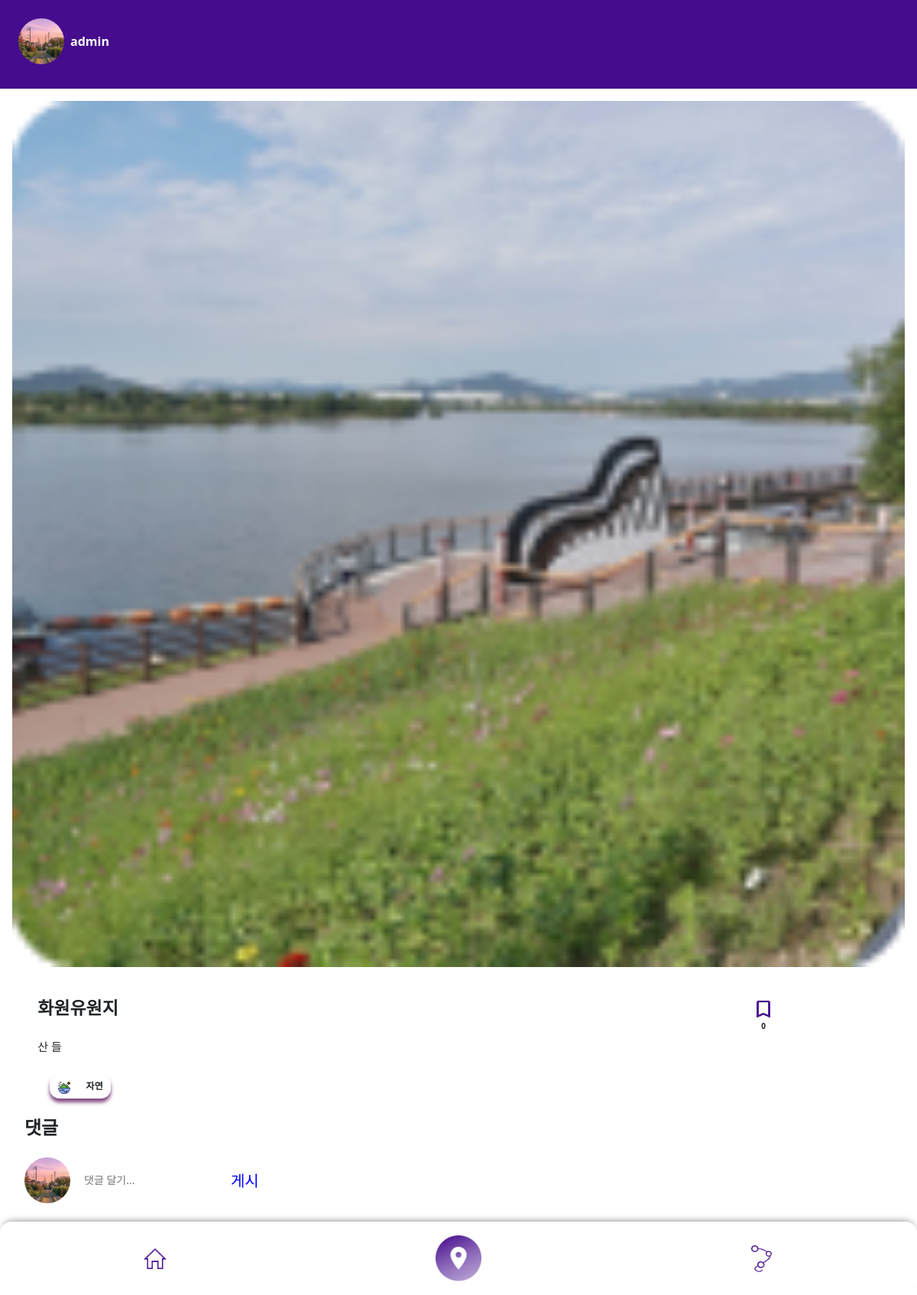
/detail/2 (signed in), run on an earlier commit of the app's database.
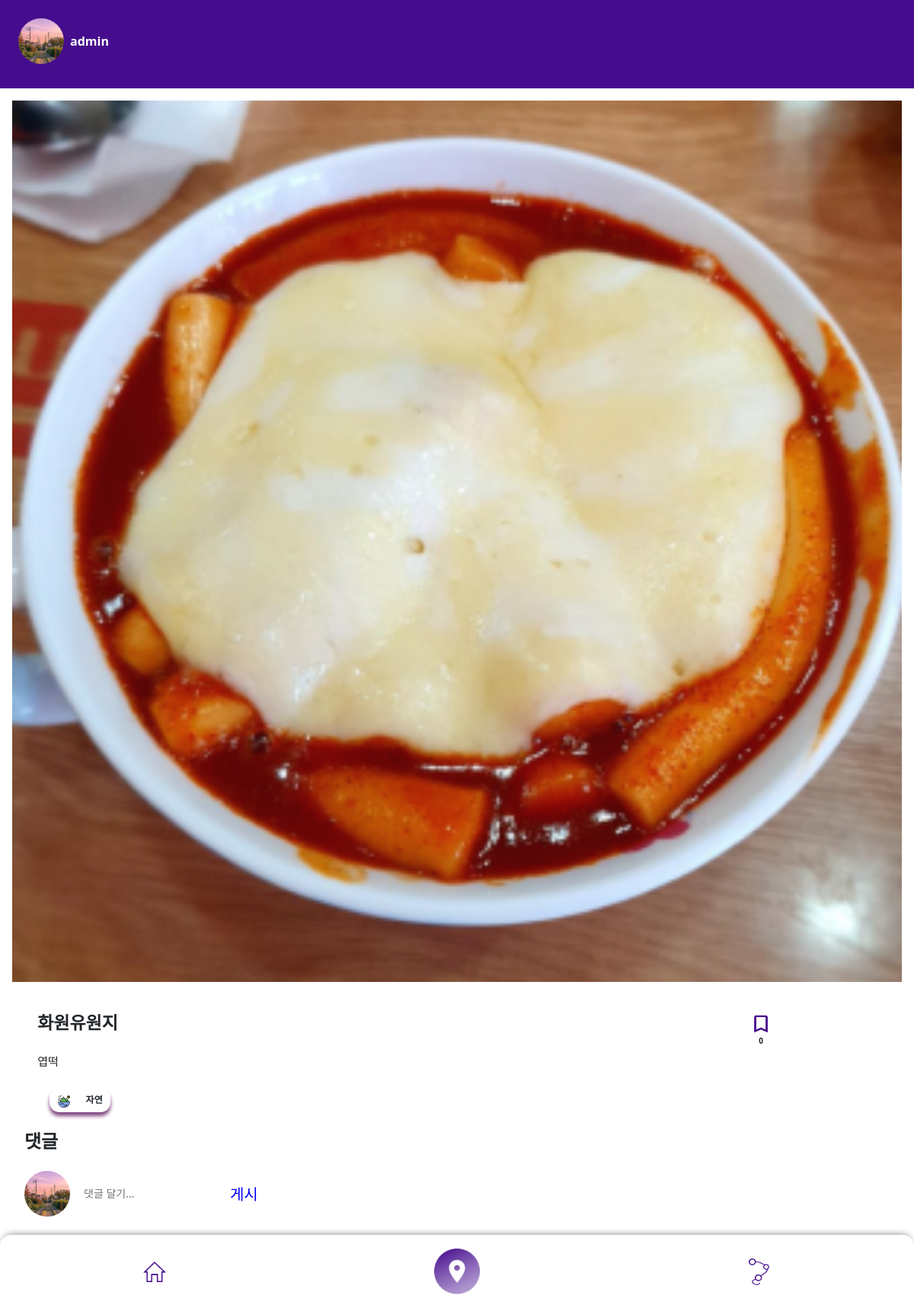
And on a later commit of the database.
### main/models.py (models this page shows, shortened)
class Place(models.Model):
    author=models.ForeignKey(User, on_delete=models.CASCADE, null=True)
    name=models.CharField(max_length=50)
    img=models.ImageField(null=True, blank=True)
    scrap_cnt=models.IntegerField(default=0)
    address=models.CharField(max_length=100)
    description=models.TextField(null=True, blank=True)
    category=models.CharField(max_length=20,null=True)
    hashtag=models.ForeignKey(HashRecommend, on_delete=models.CASCADE, null=True, blank=True)
    lat=models.FloatField()
    lng=models.FloatField()
    course=models.ForeignKey(Course, on_delete=models.CASCADE, null=True, blank=True, related_name="place")
    scrapper=models.ManyToManyField(User, blank=True, related_name="placescrap")

### account/models.py (models this page shows)
class User(AbstractUser):
    profile_img=models.ImageField()

### main/views.py (the view)
# urls.py: path('detail/<int:place_id>', views.detail, name="detail"),
def detail(request, place_id):
    place = Place.objects.get(pk=place_id)
    if request.method == 'POST':
        comment = request.POST['text']
        if (comment is not None) and (comment != ""):
            PlaceComment.objects.create(author=request.user, text=comment, place=place)
    return render(request, 'detail.html', {'place':place})

### main/templates/detail.html (shortened to what the changed rows need)
{% load static %}
<!DOCTYPE html>
<html lang="en">
<head>
    <link rel="stylesheet" href="{% static 'css/style.css' %}" />
    <link href="https://cdn.jsdelivr.net/npm/bootstrap@5.2.1/dist/css/bootstrap.min.css" rel="stylesheet">
</head>
<body>
    <div class="d-flex justify-content-start ap-writer-box ps-4 pe-2 align-items-center">
        <img class="circle-img" style="height:60px;" src="{{ place.author.profile_img.url }}">
        <div class="writer"><p style="margin:0; font-weight:bold; color: white;">{{ place.author }}</p></div>
    </div>
    <section class="posting-total-box mt-3">
        <div id="carouselExampleControls" class="carousel slide carousel-box p-3 pt-0" data-bs-ride="carousel">
            <div class="carousel-inner">
                <div class="carousel-item active d-flex justify-content-center">
                    <img class="carousel-img w-100 h-100" src="{{ place.img.url }}" class="d-block w-100">
                </div>
            </div>
        </div>
        <div class="text-box d-flex flex-column justify-content-center align-items-center">
            <div class="container align-items-center m-0">
                <div class="row mt-4 mr-5 d-flex justify-content-start">
                    <h1 class="text-title col-9 p-0 mb-0 align-items-center"><span>{{ place.name }}</span></h1>
                    <div id="liveToastBtn" class="save-box col-2">
                        {% if place in user.placescrap.all %}
                        <div class="d-flex align-items-center justify-content-center"><img style="width: 30px; height: 30px;" class="save-img row" id="scrap-btn-full" src="{% static 'img/full-scrap.png' %}"></div>
                        <div class="d-flex align-items-center justify-content-center"><p class="save-text row" id="scrap">{{ place.scrap_cnt }}</p></div>
                        {% else %}
                        <div class="d-flex align-items-center justify-content-center"><img style="width: 30px; height: 30px;" class="save-img row" id="scrap-btn-empty" src="{% static 'img/bin-scrap.png' %}"></div>
                        <div class="d-flex align-items-center justify-content-center"><p class="save-text row" id="scrap">{{ place.scrap_cnt }}</p></div>
                        {% endif %}
                    </div>
                </div>
                <div class="text-content row mb-2">
                    {{place.description|linebreaks}}
                </div>
                <div class="row">
                    <div class="type-box col-3 d-flex p-0">
                        {% if place.category == "자연" %}
                        <span><img src="{% static 'img/category-nature.png' %}"></span>
                        {% elif place.category == "카페" %}
                        <span><img src="{% static 'img/category-cafe.png' %}"></span>
                        {% elif place.category == "식당" %}
                        <span><img src="{% static 'img/category-cafeteria.png' %}"></span>
                        {% elif place.category == "여가/활동" %}
                        <span><img src="{% static 'img/category-activity.png' %}"></span>
                        {% else %}
                        <span><img src="{% static 'img/category-nature.png' %}"></span>
                        {% endif %}
                        <span class="type-text">{{place.category}}</span>
                    </div>
                </div>
            </div>
        </div>
    </section>
</body>
</html>

What changed in the data, as far as the page shows it:
changed Place "화원유원지": img: a different picture; description "산 들" → "엽떡"
